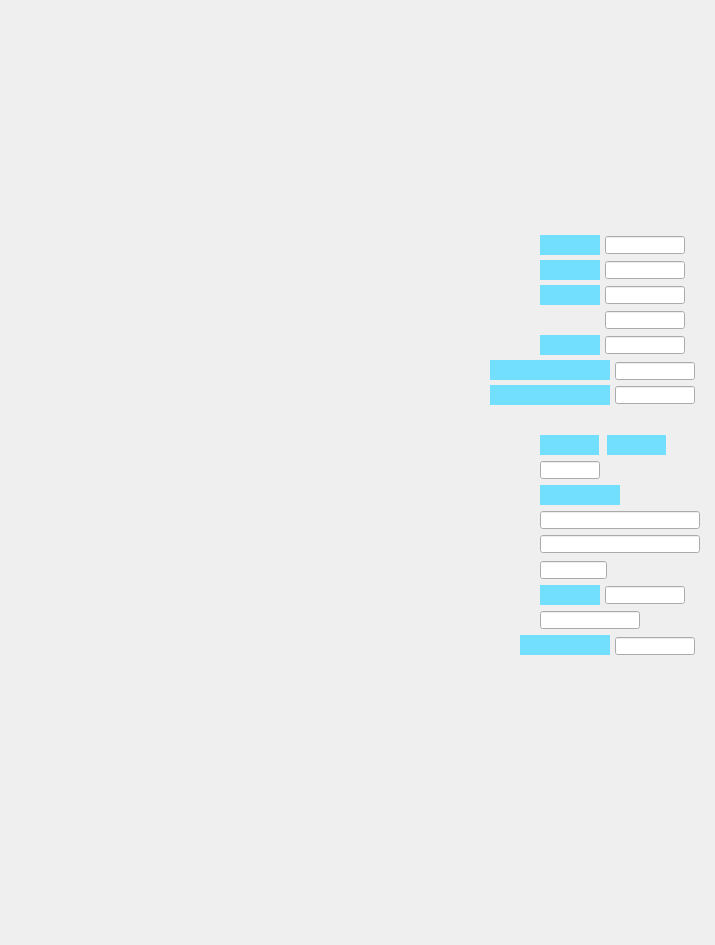
<?xml version="1.0" ?>
<ui version="4.0">
  <class>simDetector-R3-3-31</class>
  <widget class="QWidget" name="screen">
    <property name="geometry">
      <rect>
        <x>794</x>
        <y>75</y>
        <width>715</width>
        <height>945</height>
      </rect>
    </property>
    <property name="styleSheet">
      <string notr="true">QWidget#screen {
  color: rgb(0, 0, 0);
  background-color: rgb(187, 187, 187);
  }</string>
    </property>
    <property name="windowTitle">
      <string>simDetector-R3-3-31</string>
    </property>
    <widget class="QWidget" name="rectangle_80">
      <property name="geometry">
        <rect>
          <x>0</x>
          <y>4</y>
          <width>715</width>
          <height>25</height>
        </rect>
      </property>
      <property name="styleSheet">
        <string notr="true">QWidget#rectangle_80 {
  color: rgb(218, 218, 218);
  }</string>
      </property>
      <property name="toolTip">
        <string>TBA widget: rectangle_80</string>
      </property>
    </widget>
    <widget class="QWidget" name="text_194">
      <property name="geometry">
        <rect>
          <x>0</x>
          <y>5</y>
          <width>715</width>
          <height>25</height>
        </rect>
      </property>
      <property name="styleSheet">
        <string notr="true">QWidget#text_194 {
  color: rgb(10, 0, 184);
  }</string>
      </property>
      <property name="toolTip">
        <string>TBA widget: text_194</string>
      </property>
    </widget>
    <widget class="QWidget" name="composite_41">
      <property name="geometry">
        <rect>
          <x>5</x>
          <y>35</y>
          <width>350</width>
          <height>340</height>
        </rect>
      </property>
      <property name="toolTip">
        <string>TBA widget: composite_41</string>
      </property>
    </widget>
    <widget class="QWidget" name="composite_42">
      <property name="geometry">
        <rect>
          <x>5</x>
          <y>465</y>
          <width>350</width>
          <height>380</height>
        </rect>
      </property>
      <property name="toolTip">
        <string>TBA widget: composite_42</string>
      </property>
    </widget>
    <widget class="QWidget" name="composite_43">
      <property name="geometry">
        <rect>
          <x>360</x>
          <y>665</y>
          <width>350</width>
          <height>110</height>
        </rect>
      </property>
      <property name="toolTip">
        <string>TBA widget: composite_43</string>
      </property>
    </widget>
    <widget class="QWidget" name="composite_44">
      <property name="geometry">
        <rect>
          <x>360</x>
          <y>35</y>
          <width>350</width>
          <height>165</height>
        </rect>
      </property>
      <property name="toolTip">
        <string>TBA widget: composite_44</string>
      </property>
    </widget>
    <widget class="QWidget" name="composite_45">
      <property name="geometry">
        <rect>
          <x>5</x>
          <y>380</y>
          <width>350</width>
          <height>80</height>
        </rect>
      </property>
      <property name="toolTip">
        <string>TBA widget: composite_45</string>
      </property>
    </widget>
    <widget class="QWidget" name="composite_46">
      <property name="geometry">
        <rect>
          <x>360</x>
          <y>780</y>
          <width>350</width>
          <height>160</height>
        </rect>
      </property>
      <property name="toolTip">
        <string>TBA widget: composite_46</string>
      </property>
    </widget>
    <widget class="QWidget" name="composite_47">
      <property name="geometry">
        <rect>
          <x>66</x>
          <y>867</y>
          <width>238</width>
          <height>20</height>
        </rect>
      </property>
      <property name="toolTip">
        <string>TBA widget: composite_47</string>
      </property>
    </widget>
    <widget class="QWidget" name="rectangle_81">
      <property name="geometry">
        <rect>
          <x>360</x>
          <y>205</y>
          <width>350</width>
          <height>455</height>
        </rect>
      </property>
      <property name="styleSheet">
        <string notr="true">QWidget#rectangle_81 {
  color: rgb(0, 0, 0);
  }</string>
      </property>
      <property name="toolTip">
        <string>TBA widget: rectangle_81</string>
      </property>
    </widget>
    <widget class="QWidget" name="text_195">
      <property name="geometry">
        <rect>
          <x>405</x>
          <y>235</y>
          <width>130</width>
          <height>20</height>
        </rect>
      </property>
      <property name="styleSheet">
        <string notr="true">QWidget#text_195 {
  color: rgb(0, 0, 0);
  }</string>
      </property>
      <property name="toolTip">
        <string>TBA widget: text_195</string>
      </property>
    </widget>
    <widget class="QWidget" name="text_entry_107">
      <property name="geometry">
        <rect>
          <x>540</x>
          <y>235</y>
          <width>60</width>
          <height>20</height>
        </rect>
      </property>
      <property name="styleSheet">
        <string notr="true">QWidget#text_entry_107 {
  color: rgb(0, 0, 0);
  background-color: rgb(115, 223, 255);
  }</string>
      </property>
      <property name="toolTip">
        <string>TBA widget: text_entry_107</string>
      </property>
    </widget>
    <widget class="PyDMLineEdit" name="text_update_104">
      <property name="geometry">
        <rect>
          <x>605</x>
          <y>236</y>
          <width>80</width>
          <height>18</height>
        </rect>
      </property>
      <property name="styleSheet">
        <string notr="true">PyDMLineEdit#text_update_104 {
  color: rgb(10, 0, 184);
  background-color: rgb(187, 187, 187);
  }</string>
      </property>
      <property name="toolTip">
        <string>PV: ${P}${R}AcquireTime_RBV</string>
      </property>
      <property name="readOnly">
        <bool>true</bool>
      </property>
      <property name="channel" stdset="0">
        <string>ca://${P}${R}AcquireTime_RBV</string>
      </property>
    </widget>
    <widget class="QWidget" name="text_196">
      <property name="geometry">
        <rect>
          <x>395</x>
          <y>260</y>
          <width>140</width>
          <height>20</height>
        </rect>
      </property>
      <property name="styleSheet">
        <string notr="true">QWidget#text_196 {
  color: rgb(0, 0, 0);
  }</string>
      </property>
      <property name="toolTip">
        <string>TBA widget: text_196</string>
      </property>
    </widget>
    <widget class="QWidget" name="text_entry_108">
      <property name="geometry">
        <rect>
          <x>540</x>
          <y>260</y>
          <width>60</width>
          <height>20</height>
        </rect>
      </property>
      <property name="styleSheet">
        <string notr="true">QWidget#text_entry_108 {
  color: rgb(0, 0, 0);
  background-color: rgb(115, 223, 255);
  }</string>
      </property>
      <property name="toolTip">
        <string>TBA widget: text_entry_108</string>
      </property>
    </widget>
    <widget class="PyDMLineEdit" name="text_update_105">
      <property name="geometry">
        <rect>
          <x>605</x>
          <y>261</y>
          <width>80</width>
          <height>18</height>
        </rect>
      </property>
      <property name="styleSheet">
        <string notr="true">PyDMLineEdit#text_update_105 {
  color: rgb(10, 0, 184);
  background-color: rgb(187, 187, 187);
  }</string>
      </property>
      <property name="toolTip">
        <string>PV: ${P}${R}AcquirePeriod_RBV</string>
      </property>
      <property name="readOnly">
        <bool>true</bool>
      </property>
      <property name="channel" stdset="0">
        <string>ca://${P}${R}AcquirePeriod_RBV</string>
      </property>
    </widget>
    <widget class="QWidget" name="text_197">
      <property name="geometry">
        <rect>
          <x>455</x>
          <y>285</y>
          <width>80</width>
          <height>20</height>
        </rect>
      </property>
      <property name="styleSheet">
        <string notr="true">QWidget#text_197 {
  color: rgb(0, 0, 0);
  }</string>
      </property>
      <property name="toolTip">
        <string>TBA widget: text_197</string>
      </property>
    </widget>
    <widget class="QWidget" name="text_entry_109">
      <property name="geometry">
        <rect>
          <x>540</x>
          <y>285</y>
          <width>60</width>
          <height>20</height>
        </rect>
      </property>
      <property name="styleSheet">
        <string notr="true">QWidget#text_entry_109 {
  color: rgb(0, 0, 0);
  background-color: rgb(115, 223, 255);
  }</string>
      </property>
      <property name="toolTip">
        <string>TBA widget: text_entry_109</string>
      </property>
    </widget>
    <widget class="PyDMLineEdit" name="text_update_106">
      <property name="geometry">
        <rect>
          <x>605</x>
          <y>286</y>
          <width>80</width>
          <height>18</height>
        </rect>
      </property>
      <property name="styleSheet">
        <string notr="true">PyDMLineEdit#text_update_106 {
  color: rgb(10, 0, 184);
  background-color: rgb(187, 187, 187);
  }</string>
      </property>
      <property name="toolTip">
        <string>PV: ${P}${R}NumImages_RBV</string>
      </property>
      <property name="readOnly">
        <bool>true</bool>
      </property>
      <property name="channel" stdset="0">
        <string>ca://${P}${R}NumImages_RBV</string>
      </property>
    </widget>
    <widget class="PyDMLineEdit" name="text_update_107">
      <property name="geometry">
        <rect>
          <x>605</x>
          <y>311</y>
          <width>80</width>
          <height>18</height>
        </rect>
      </property>
      <property name="styleSheet">
        <string notr="true">PyDMLineEdit#text_update_107 {
  color: rgb(10, 0, 184);
  background-color: rgb(187, 187, 187);
  }</string>
      </property>
      <property name="toolTip">
        <string>PV: ${P}${R}NumImagesCounter_RBV</string>
      </property>
      <property name="readOnly">
        <bool>true</bool>
      </property>
      <property name="channel" stdset="0">
        <string>ca://${P}${R}NumImagesCounter_RBV</string>
      </property>
    </widget>
    <widget class="QWidget" name="text_198">
      <property name="geometry">
        <rect>
          <x>365</x>
          <y>310</y>
          <width>170</width>
          <height>20</height>
        </rect>
      </property>
      <property name="styleSheet">
        <string notr="true">QWidget#text_198 {
  color: rgb(0, 0, 0);
  }</string>
      </property>
      <property name="toolTip">
        <string>TBA widget: text_198</string>
      </property>
    </widget>
    <widget class="QWidget" name="text_199">
      <property name="geometry">
        <rect>
          <x>415</x>
          <y>335</y>
          <width>120</width>
          <height>20</height>
        </rect>
      </property>
      <property name="styleSheet">
        <string notr="true">QWidget#text_199 {
  color: rgb(0, 0, 0);
  }</string>
      </property>
      <property name="toolTip">
        <string>TBA widget: text_199</string>
      </property>
    </widget>
    <widget class="QWidget" name="text_entry_110">
      <property name="geometry">
        <rect>
          <x>540</x>
          <y>335</y>
          <width>60</width>
          <height>20</height>
        </rect>
      </property>
      <property name="styleSheet">
        <string notr="true">QWidget#text_entry_110 {
  color: rgb(0, 0, 0);
  background-color: rgb(115, 223, 255);
  }</string>
      </property>
      <property name="toolTip">
        <string>TBA widget: text_entry_110</string>
      </property>
    </widget>
    <widget class="PyDMLineEdit" name="text_update_108">
      <property name="geometry">
        <rect>
          <x>605</x>
          <y>336</y>
          <width>80</width>
          <height>18</height>
        </rect>
      </property>
      <property name="styleSheet">
        <string notr="true">PyDMLineEdit#text_update_108 {
  color: rgb(10, 0, 184);
  background-color: rgb(187, 187, 187);
  }</string>
      </property>
      <property name="toolTip">
        <string>PV: ${P}${R}NumExposures_RBV</string>
      </property>
      <property name="readOnly">
        <bool>true</bool>
      </property>
      <property name="channel" stdset="0">
        <string>ca://${P}${R}NumExposures_RBV</string>
      </property>
    </widget>
    <widget class="QWidget" name="text_200">
      <property name="geometry">
        <rect>
          <x>583</x>
          <y>415</y>
          <width>40</width>
          <height>20</height>
        </rect>
      </property>
      <property name="styleSheet">
        <string notr="true">QWidget#text_200 {
  color: rgb(40, 147, 21);
  }</string>
      </property>
      <property name="toolTip">
        <string>TBA widget: text_200</string>
      </property>
    </widget>
    <widget class="QWidget" name="text_201">
      <property name="geometry">
        <rect>
          <x>554</x>
          <y>415</y>
          <width>100</width>
          <height>20</height>
        </rect>
      </property>
      <property name="styleSheet">
        <string notr="true">QWidget#text_201 {
  color: rgb(251, 243, 74);
  }</string>
      </property>
      <property name="toolTip">
        <string>TBA widget: text_201</string>
      </property>
    </widget>
    <widget class="QWidget" name="message_button_61">
      <property name="geometry">
        <rect>
          <x>540</x>
          <y>435</y>
          <width>59</width>
          <height>20</height>
        </rect>
      </property>
      <property name="styleSheet">
        <string notr="true">QWidget#message_button_61 {
  color: rgb(0, 0, 0);
  background-color: rgb(115, 223, 255);
  }</string>
      </property>
      <property name="toolTip">
        <string>TBA widget: message_button_61</string>
      </property>
    </widget>
    <widget class="QWidget" name="message_button_62">
      <property name="geometry">
        <rect>
          <x>607</x>
          <y>435</y>
          <width>59</width>
          <height>20</height>
        </rect>
      </property>
      <property name="styleSheet">
        <string notr="true">QWidget#message_button_62 {
  color: rgb(0, 0, 0);
  background-color: rgb(115, 223, 255);
  }</string>
      </property>
      <property name="toolTip">
        <string>TBA widget: message_button_62</string>
      </property>
    </widget>
    <widget class="QWidget" name="text_202">
      <property name="geometry">
        <rect>
          <x>465</x>
          <y>435</y>
          <width>70</width>
          <height>20</height>
        </rect>
      </property>
      <property name="styleSheet">
        <string notr="true">QWidget#text_202 {
  color: rgb(0, 0, 0);
  }</string>
      </property>
      <property name="toolTip">
        <string>TBA widget: text_202</string>
      </property>
    </widget>
    <widget class="QWidget" name="rectangle_82">
      <property name="geometry">
        <rect>
          <x>483</x>
          <y>207</y>
          <width>105</width>
          <height>21</height>
        </rect>
      </property>
      <property name="styleSheet">
        <string notr="true">QWidget#rectangle_82 {
  color: rgb(218, 218, 218);
  }</string>
      </property>
      <property name="toolTip">
        <string>TBA widget: rectangle_82</string>
      </property>
    </widget>
    <widget class="QWidget" name="text_203">
      <property name="geometry">
        <rect>
          <x>500</x>
          <y>208</y>
          <width>70</width>
          <height>20</height>
        </rect>
      </property>
      <property name="styleSheet">
        <string notr="true">QWidget#text_203 {
  color: rgb(10, 0, 184);
  }</string>
      </property>
      <property name="toolTip">
        <string>TBA widget: text_203</string>
      </property>
    </widget>
    <widget class="QWidget" name="text_204">
      <property name="geometry">
        <rect>
          <x>385</x>
          <y>360</y>
          <width>100</width>
          <height>20</height>
        </rect>
      </property>
      <property name="styleSheet">
        <string notr="true">QWidget#text_204 {
  color: rgb(0, 0, 0);
  }</string>
      </property>
      <property name="toolTip">
        <string>TBA widget: text_204</string>
      </property>
    </widget>
    <widget class="QWidget" name="menu_9">
      <property name="geometry">
        <rect>
          <x>490</x>
          <y>360</y>
          <width>120</width>
          <height>20</height>
        </rect>
      </property>
      <property name="styleSheet">
        <string notr="true">QWidget#menu_9 {
  color: rgb(0, 0, 0);
  background-color: rgb(115, 223, 255);
  }</string>
      </property>
      <property name="toolTip">
        <string>TBA widget: menu_9</string>
      </property>
    </widget>
    <widget class="PyDMLineEdit" name="text_update_109">
      <property name="geometry">
        <rect>
          <x>615</x>
          <y>362</y>
          <width>80</width>
          <height>18</height>
        </rect>
      </property>
      <property name="styleSheet">
        <string notr="true">PyDMLineEdit#text_update_109 {
  color: rgb(10, 0, 184);
  background-color: rgb(187, 187, 187);
  }</string>
      </property>
      <property name="toolTip">
        <string>PV: ${P}${R}ImageMode_RBV</string>
      </property>
      <property name="readOnly">
        <bool>true</bool>
      </property>
      <property name="channel" stdset="0">
        <string>ca://${P}${R}ImageMode_RBV</string>
      </property>
    </widget>
    <widget class="QWidget" name="text_205">
      <property name="geometry">
        <rect>
          <x>395</x>
          <y>535</y>
          <width>140</width>
          <height>20</height>
        </rect>
      </property>
      <property name="styleSheet">
        <string notr="true">QWidget#text_205 {
  color: rgb(0, 0, 0);
  }</string>
      </property>
      <property name="toolTip">
        <string>TBA widget: text_205</string>
      </property>
    </widget>
    <widget class="PyDMLineEdit" name="text_update_110">
      <property name="geometry">
        <rect>
          <x>540</x>
          <y>535</y>
          <width>160</width>
          <height>18</height>
        </rect>
      </property>
      <property name="styleSheet">
        <string notr="true">PyDMLineEdit#text_update_110 {
  color: rgb(10, 0, 184);
  background-color: rgb(218, 218, 218);
  }</string>
      </property>
      <property name="toolTip">
        <string>PV: ${P}${R}DetectorState_RBV</string>
      </property>
      <property name="readOnly">
        <bool>true</bool>
      </property>
      <property name="channel" stdset="0">
        <string>ca://${P}${R}DetectorState_RBV</string>
      </property>
    </widget>
    <widget class="QWidget" name="text_206">
      <property name="geometry">
        <rect>
          <x>395</x>
          <y>560</y>
          <width>140</width>
          <height>20</height>
        </rect>
      </property>
      <property name="styleSheet">
        <string notr="true">QWidget#text_206 {
  color: rgb(0, 0, 0);
  }</string>
      </property>
      <property name="toolTip">
        <string>TBA widget: text_206</string>
      </property>
    </widget>
    <widget class="PyDMLineEdit" name="text_update_111">
      <property name="geometry">
        <rect>
          <x>540</x>
          <y>561</y>
          <width>67</width>
          <height>18</height>
        </rect>
      </property>
      <property name="styleSheet">
        <string notr="true">PyDMLineEdit#text_update_111 {
  color: rgb(10, 0, 184);
  background-color: rgb(187, 187, 187);
  }</string>
      </property>
      <property name="toolTip">
        <string>PV: ${P}${R}TimeRemaining_RBV</string>
      </property>
      <property name="readOnly">
        <bool>true</bool>
      </property>
      <property name="channel" stdset="0">
        <string>ca://${P}${R}TimeRemaining_RBV</string>
      </property>
    </widget>
    <widget class="QWidget" name="text_entry_111">
      <property name="geometry">
        <rect>
          <x>540</x>
          <y>585</y>
          <width>60</width>
          <height>20</height>
        </rect>
      </property>
      <property name="styleSheet">
        <string notr="true">QWidget#text_entry_111 {
  color: rgb(0, 0, 0);
  background-color: rgb(115, 223, 255);
  }</string>
      </property>
      <property name="toolTip">
        <string>TBA widget: text_entry_111</string>
      </property>
    </widget>
    <widget class="QWidget" name="text_207">
      <property name="geometry">
        <rect>
          <x>405</x>
          <y>585</y>
          <width>130</width>
          <height>20</height>
        </rect>
      </property>
      <property name="styleSheet">
        <string notr="true">QWidget#text_207 {
  color: rgb(0, 0, 0);
  }</string>
      </property>
      <property name="toolTip">
        <string>TBA widget: text_207</string>
      </property>
    </widget>
    <widget class="PyDMLineEdit" name="text_update_112">
      <property name="geometry">
        <rect>
          <x>605</x>
          <y>586</y>
          <width>80</width>
          <height>18</height>
        </rect>
      </property>
      <property name="styleSheet">
        <string notr="true">PyDMLineEdit#text_update_112 {
  color: rgb(10, 0, 184);
  background-color: rgb(187, 187, 187);
  }</string>
      </property>
      <property name="toolTip">
        <string>PV: ${P}${R}ArrayCounter_RBV</string>
      </property>
      <property name="readOnly">
        <bool>true</bool>
      </property>
      <property name="channel" stdset="0">
        <string>ca://${P}${R}ArrayCounter_RBV</string>
      </property>
    </widget>
    <widget class="QWidget" name="text_208">
      <property name="geometry">
        <rect>
          <x>435</x>
          <y>610</y>
          <width>100</width>
          <height>20</height>
        </rect>
      </property>
      <property name="styleSheet">
        <string notr="true">QWidget#text_208 {
  color: rgb(0, 0, 0);
  }</string>
      </property>
      <property name="toolTip">
        <string>TBA widget: text_208</string>
      </property>
    </widget>
    <widget class="PyDMLineEdit" name="text_update_113">
      <property name="geometry">
        <rect>
          <x>540</x>
          <y>611</y>
          <width>100</width>
          <height>18</height>
        </rect>
      </property>
      <property name="styleSheet">
        <string notr="true">PyDMLineEdit#text_update_113 {
  color: rgb(10, 0, 184);
  background-color: rgb(187, 187, 187);
  }</string>
      </property>
      <property name="toolTip">
        <string>PV: ${P}${R}ArrayRate_RBV</string>
      </property>
      <property name="readOnly">
        <bool>true</bool>
      </property>
      <property name="channel" stdset="0">
        <string>ca://${P}${R}ArrayRate_RBV</string>
      </property>
    </widget>
    <widget class="QWidget" name="text_209">
      <property name="geometry">
        <rect>
          <x>365</x>
          <y>635</y>
          <width>150</width>
          <height>20</height>
        </rect>
      </property>
      <property name="styleSheet">
        <string notr="true">QWidget#text_209 {
  color: rgb(0, 0, 0);
  }</string>
      </property>
      <property name="toolTip">
        <string>TBA widget: text_209</string>
      </property>
    </widget>
    <widget class="QWidget" name="menu_10">
      <property name="geometry">
        <rect>
          <x>520</x>
          <y>635</y>
          <width>90</width>
          <height>20</height>
        </rect>
      </property>
      <property name="styleSheet">
        <string notr="true">QWidget#menu_10 {
  color: rgb(0, 0, 0);
  background-color: rgb(115, 223, 255);
  }</string>
      </property>
      <property name="toolTip">
        <string>TBA widget: menu_10</string>
      </property>
    </widget>
    <widget class="PyDMLineEdit" name="text_update_114">
      <property name="geometry">
        <rect>
          <x>615</x>
          <y>637</y>
          <width>80</width>
          <height>18</height>
        </rect>
      </property>
      <property name="styleSheet">
        <string notr="true">PyDMLineEdit#text_update_114 {
  color: rgb(10, 0, 184);
  background-color: rgb(187, 187, 187);
  }</string>
      </property>
      <property name="toolTip">
        <string>PV: ${P}${R}ArrayCallbacks_RBV</string>
      </property>
      <property name="readOnly">
        <bool>true</bool>
      </property>
      <property name="channel" stdset="0">
        <string>ca://${P}${R}ArrayCallbacks_RBV</string>
      </property>
    </widget>
    <widget class="QWidget" name="text_210">
      <property name="geometry">
        <rect>
          <x>385</x>
          <y>460</y>
          <width>150</width>
          <height>20</height>
        </rect>
      </property>
      <property name="styleSheet">
        <string notr="true">QWidget#text_210 {
  color: rgb(0, 0, 0);
  }</string>
      </property>
      <property name="toolTip">
        <string>TBA widget: text_210</string>
      </property>
    </widget>
    <widget class="PyDMLineEdit" name="text_update_115">
      <property name="geometry">
        <rect>
          <x>540</x>
          <y>461</y>
          <width>60</width>
          <height>18</height>
        </rect>
      </property>
      <property name="styleSheet">
        <string notr="true">PyDMLineEdit#text_update_115 {
  color: rgb(10, 0, 184);
  background-color: rgb(187, 187, 187);
  }</string>
      </property>
      <property name="toolTip">
        <string>PV: ${P}${R}NumQueuedArrays</string>
      </property>
      <property name="readOnly">
        <bool>true</bool>
      </property>
      <property name="channel" stdset="0">
        <string>ca://${P}${R}NumQueuedArrays</string>
      </property>
    </widget>
    <widget class="QWidget" name="text_211">
      <property name="geometry">
        <rect>
          <x>365</x>
          <y>385</y>
          <width>120</width>
          <height>20</height>
        </rect>
      </property>
      <property name="styleSheet">
        <string notr="true">QWidget#text_211 {
  color: rgb(0, 0, 0);
  }</string>
      </property>
      <property name="toolTip">
        <string>TBA widget: text_211</string>
      </property>
    </widget>
    <widget class="QWidget" name="menu_11">
      <property name="geometry">
        <rect>
          <x>490</x>
          <y>385</y>
          <width>120</width>
          <height>20</height>
        </rect>
      </property>
      <property name="styleSheet">
        <string notr="true">QWidget#menu_11 {
  color: rgb(0, 0, 0);
  background-color: rgb(115, 223, 255);
  }</string>
      </property>
      <property name="toolTip">
        <string>TBA widget: menu_11</string>
      </property>
    </widget>
    <widget class="PyDMLineEdit" name="text_update_116">
      <property name="geometry">
        <rect>
          <x>615</x>
          <y>386</y>
          <width>80</width>
          <height>18</height>
        </rect>
      </property>
      <property name="styleSheet">
        <string notr="true">PyDMLineEdit#text_update_116 {
  color: rgb(10, 0, 184);
  background-color: rgb(187, 187, 187);
  }</string>
      </property>
      <property name="toolTip">
        <string>PV: ${P}${R}TriggerMode_RBV</string>
      </property>
      <property name="readOnly">
        <bool>true</bool>
      </property>
      <property name="channel" stdset="0">
        <string>ca://${P}${R}TriggerMode_RBV</string>
      </property>
    </widget>
    <widget class="QWidget" name="text_212">
      <property name="geometry">
        <rect>
          <x>375</x>
          <y>485</y>
          <width>160</width>
          <height>20</height>
        </rect>
      </property>
      <property name="styleSheet">
        <string notr="true">QWidget#text_212 {
  color: rgb(0, 0, 0);
  }</string>
      </property>
      <property name="toolTip">
        <string>TBA widget: text_212</string>
      </property>
    </widget>
    <widget class="QWidget" name="menu_12">
      <property name="geometry">
        <rect>
          <x>540</x>
          <y>485</y>
          <width>80</width>
          <height>20</height>
        </rect>
      </property>
      <property name="styleSheet">
        <string notr="true">QWidget#menu_12 {
  color: rgb(0, 0, 0);
  background-color: rgb(115, 223, 255);
  }</string>
      </property>
      <property name="toolTip">
        <string>TBA widget: menu_12</string>
      </property>
    </widget>
    <widget class="QWidget" name="text_213">
      <property name="geometry">
        <rect>
          <x>415</x>
          <y>510</y>
          <width>120</width>
          <height>20</height>
        </rect>
      </property>
      <property name="styleSheet">
        <string notr="true">QWidget#text_213 {
  color: rgb(0, 0, 0);
  }</string>
      </property>
      <property name="toolTip">
        <string>TBA widget: text_213</string>
      </property>
    </widget>
    <widget class="PyDMLineEdit" name="text_update_117">
      <property name="geometry">
        <rect>
          <x>540</x>
          <y>511</y>
          <width>160</width>
          <height>18</height>
        </rect>
      </property>
      <property name="styleSheet">
        <string notr="true">PyDMLineEdit#text_update_117 {
  color: rgb(10, 0, 184);
  background-color: rgb(218, 218, 218);
  }</string>
      </property>
      <property name="toolTip">
        <string>PV: ${P}${R}AcquireBusy</string>
      </property>
      <property name="readOnly">
        <bool>true</bool>
      </property>
      <property name="channel" stdset="0">
        <string>ca://${P}${R}AcquireBusy</string>
      </property>
    </widget>
  </widget>
  <customwidgets>
    <customwidget>
      <class>PyDMLineEdit</class>
      <extends>QLineEdit</extends>
      <header>pydm.widgets.line_edit</header>
    </customwidget>
    <customwidget>
      <class>PyDMLabel</class>
      <extends>QLabel</extends>
      <header>pydm.widgets.label</header>
    </customwidget>
    <customwidget>
      <class>PyDMEmbeddedDisplay</class>
      <extends>QFrame</extends>
      <header>pydm.widgets.embedded_display</header>
    </customwidget>
    <customwidget>
      <class>PyDMRelatedDisplayButton</class>
      <extends>QPushButton</extends>
      <header>pydm.widgets.related_display_button</header>
    </customwidget>
  </customwidgets>
</ui>
